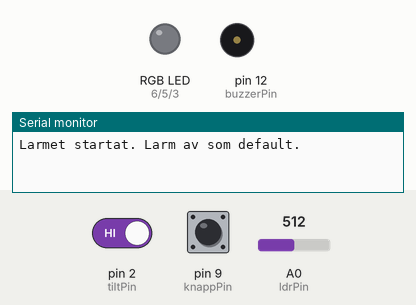
The sketch below on a simulated Arduino Uno, built with avr-gcc and run on an emulated ATmega328P. Parts: an RGB LED mixed from three pins (HIGH = lit), buzzer (waves = sounding, pin HIGH), the last lines printed to the serial monitor. Dashed ring = blinking. Inputs (shaded band) come from the test bench; at power-on: A0 (ldrPin) = 512, pin 9 (knappPin) HIGH, pin 2 (tiltPin) HIGH. Dim RGB values are drawn brighter than linear.

Above: at 1.2 s.
1.3 s: A0 (ldrPin) set to 318
2.8 s: A0 (ldrPin) set to 288
At 4.0 s:
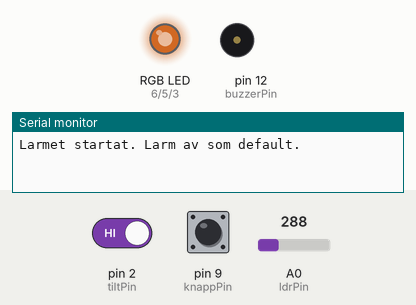
4.3 s: pin 9 (knappPin) pulled LOW for 0.15 s
At 5.1 s:
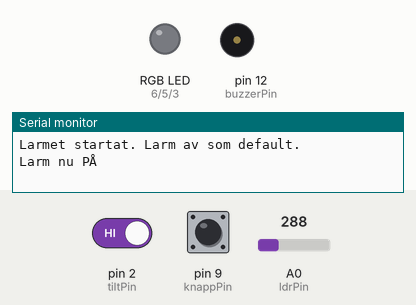
5.9 s: pin 2 (tiltPin) driven LOW
At 6.05 s:
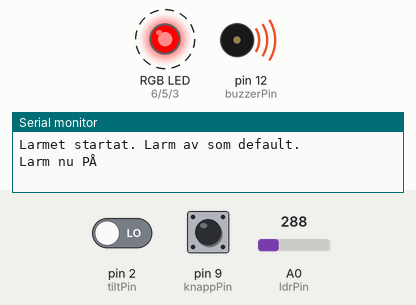
8.9 s: pin 9 (knappPin) pulled LOW for 1 s
At 9.6 s:
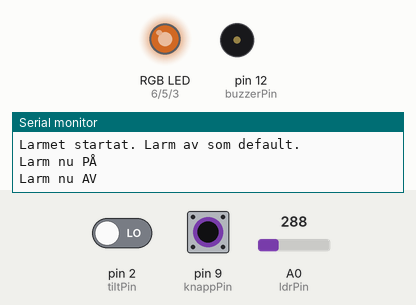
11.4 s: pin 9 (knappPin) pulled LOW for 3.2 s
At 11.65 s:
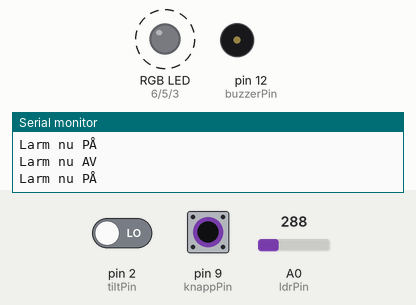
Timing chart, 0 to 17.1 s (numbered marks = the images above; inputs shaded):
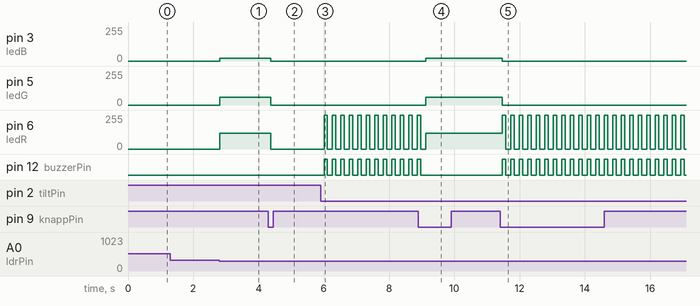

Measured:
- the behaviour switches between 300 and 299 on A0 (ldrPin) (found by bisection; images 0 and 1)
- after the input at 1.3 s, every drawn part: stays the same
- after the input at 2.8 s, pin 3 (ledB): 0/255 → 20/255 at once; pin 5 (ledG): 0/255 → 60/255 at once; pin 6 (ledR): 0/255 → 120/255 at once
- after the input at 4.3 s, pin 3 (ledB): 20/255 → 0/255 after 0.08 s; pin 5 (ledG): 60/255 → 0/255 after 0.08 s; pin 6 (ledR): 120/255 → 0/255 after 0.08 s
- after the input at 5.9 s, pin 6 (ledR): alternates 255/255 for 0.10 s and 0/255 for 0.16 s, starting after 0.11 s; pin 12 (buzzerPin): alternates HIGH for 0.10 s and LOW for 0.16 s, starting after 0.11 s
- after the input at 8.9 s, pin 3 (ledB): 0/255 → 20/255 after 0.23 s; pin 5 (ledG): 0/255 → 60/255 after 0.23 s; pin 12 (buzzerPin): goes on until 9.0 s, then stays LOW
- after the input at 11.4 s, pin 3 (ledB): 20/255 → 0/255 after 0.08 s; pin 5 (ledG): 60/255 → 0/255 after 0.08 s; pin 6 (ledR): alternates 255/255 for 0.10 s and 0/255 for 0.16 s, starting after 0.08 s; pin 12 (buzzerPin): alternates HIGH for 0.10 s and LOW for 0.16 s, starting after 0.08 s

The sketch:

larm-komplett.ino
```cpp
// ═══════════════════════════════════════════════════════════════
//   Hackathon-lösning — komplett tjuvlarm
//   Arduino-kursen, Träff 5
//
//   Funktioner:
//   • Knapp togglar larmet av/på (flank-detektion).
//   • Tilt-sensor + larm PÅ  → buzzer tjuter och RGB blinkar rött.
//   • Larm AV + mörkt rum    → mjukt stämningsljus.
//
//   Hela förklaringen rad-för-rad finns i Bilaga D i kompendiet.
// ═══════════════════════════════════════════════════════════════

// ─── Pin-tilldelning ────────────────────────────────────
const int knappPin  = 9;   // Modul 3 — digital in
const int tiltPin   = 2;   // Modul 4 — digital in
const int ldrPin    = A0;  // Modul 4 — analog in
const int buzzerPin = 12;  // Modul 3 — digital out
const int ledR      = 6;   // Modul 2 — PWM out
const int ledG      = 5;   // Modul 2 — PWM out
const int ledB      = 3;   // Modul 2 — PWM out

// ─── Tröskel för fotocellen ─────────────────────────────
// Kalibrera själv i Serial Monitor. Låg siffra = mörkt.
const int morkTroskel = 300;

// ─── Tillståndsvariabler (globala, lever mellan loopar) ─
bool larmPaslaget   = false;
int  lastKnappState = HIGH;  // HIGH = släppt (INPUT_PULLUP)

// ─── Hjälpfunktion för att skriva RGB ───────────────────
void sattFarg(int r, int g, int b) {
  analogWrite(ledR, r);
  analogWrite(ledG, g);
  analogWrite(ledB, b);
}

void setup() {
  Serial.begin(9600);
  pinMode(knappPin,  INPUT_PULLUP);
  pinMode(tiltPin,   INPUT_PULLUP);
  pinMode(buzzerPin, OUTPUT);
  pinMode(ledR, OUTPUT);
  pinMode(ledG, OUTPUT);
  pinMode(ledB, OUTPUT);

  Serial.println("Larmet startat. Larm av som default.");
}

void loop() {
  // 1. LÄS INPUTS
  int  knappState = digitalRead(knappPin);
  bool tiltLutad  = (digitalRead(tiltPin) == LOW);
  delay(50);                  // ge tilt-bollen 50 ms att sluta studsa innan vi fortsätter
  int  ljus       = analogRead(ldrPin);

  // 2. EDGE-DETECTION för knappen (toggla larmläget)
  if (knappState == LOW && lastKnappState == HIGH) {
    larmPaslaget = !larmPaslaget;
    Serial.print("Larm nu ");
    Serial.println(larmPaslaget ? "PÅ" : "AV");
  }
  lastKnappState = knappState;

  // 3. BESTÄM VAD SOM SKA HÄNDA
  if (larmPaslaget && tiltLutad) {
    // LARM AKTIVT + LUTAD → tjut + rött blink
    digitalWrite(buzzerPin, HIGH);
    sattFarg(255, 0, 0);
    delay(100);
    digitalWrite(buzzerPin, LOW);
    sattFarg(0, 0, 0);
    delay(100);
  } else if (!larmPaslaget && ljus < morkTroskel) {
    // LARM AV + MÖRKT → stämningsljus (mjukt varmt)
    digitalWrite(buzzerPin, LOW);
    sattFarg(120, 60, 20);
  } else {
    // TYST
    digitalWrite(buzzerPin, LOW);
    sattFarg(0, 0, 0);
  }

  // 4. Kort paus mot kortkrets-looping
  delay(10);
}
```
